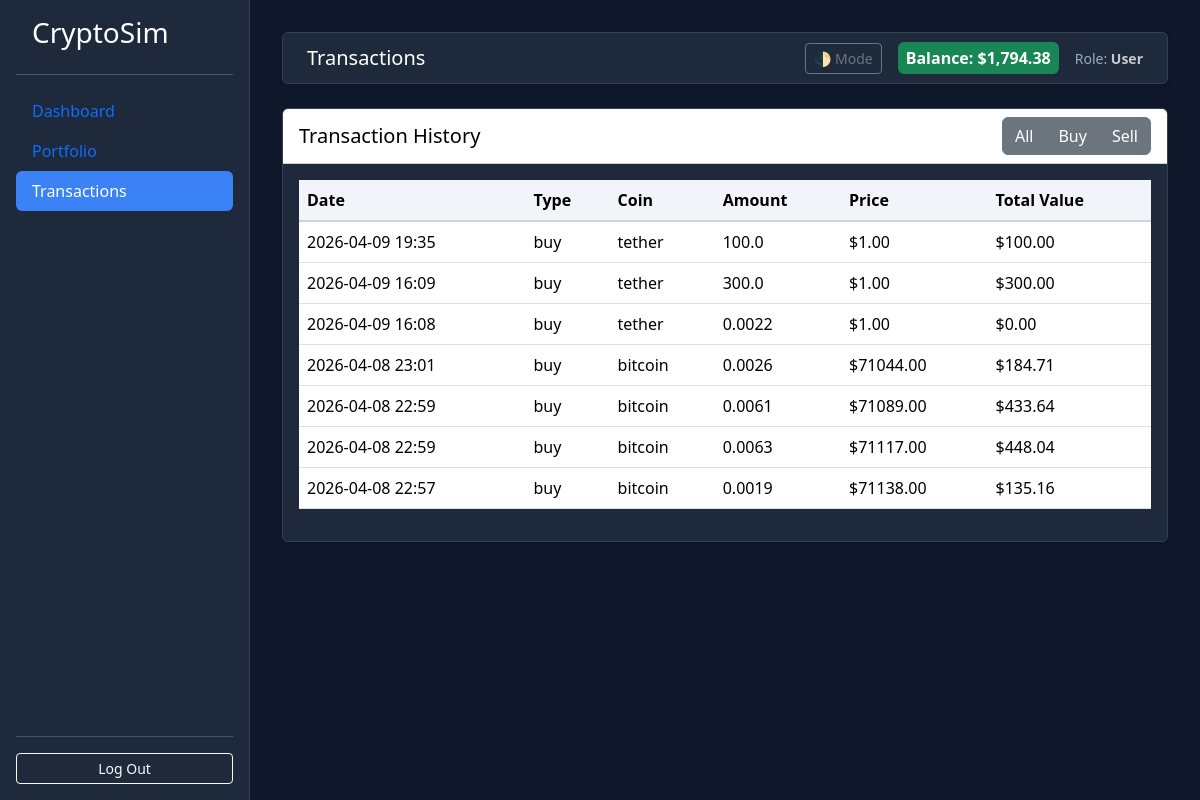
Page /transactions/user on the committed database.
### app.py (models this page shows)
class User(db.Model):
    __tablename__ = 'users'
    id = db.Column(db.Integer, primary_key=True)
    username = db.Column(db.String(80), unique=True, nullable=False)
    email = db.Column(db.String(150), unique=True, nullable=False)
    password = db.Column(db.String(255), nullable=False)
    role = db.Column(db.String, default='user', nullable=False)
    balance = db.Column(db.Float, default=1000)
    wallets = db.relationship('Wallet', backref='user', lazy=True)
    is_banned = db.Column(db.Boolean, default=False)

class Transaction(db.Model):
    __tablename__ = 'transactions'
    id = db.Column(db.Integer, primary_key=True)
    userId = db.Column(db.Integer, db.ForeignKey('users.id'), nullable=False)
    coinName = db.Column(db.String(100), nullable=False)
    type = db.Column(db.String(10), nullable=False) # buy or sell
    amount = db.Column(db.Float, nullable=False)
    price = db.Column(db.Float, nullable=False)
    total = db.Column(db.Float, nullable=False)
    timestamp = db.Column(db.DateTime, default=db.func.current_timestamp())

### app.py (the view)
@app.route("/transactions/<username>")
def transactions(username):
    user = User.query.filter_by(username=username).first()
    if not user:
        flash("User not found", "danger")
        return redirect(url_for("index"))
    if user.is_banned:
        flash("You are banned", "danger")
        return redirect(url_for("index"))
    filter_type = request.args.get("type") # buy, sell or all
    query = Transaction.query.filter_by(userId=user.id)
    if filter_type == "buy":
        query = query.filter_by(type="buy")
    elif filter_type == "sell":
        query = query.filter_by(type="sell")
    transactions = query.order_by(Transaction.timestamp.desc()).all()
    return render_template(
        "transactions.html",
        username=user.username,
        balance=user.balance,
        role=user.role,
        transactions=transactions,
        current_filter=filter_type,
        page_title="Transactions"
        )

### templates/transactions.html
{% extends "layout.html" %}
{% block content %}
<div class="card shadow-sm">
    <div class="card-header bg-white d-flex justify-content-between align-items-center">
        <h5 class="mb-0 text-always-black">Transaction History</h5>
        <div class="btn-group">
            <a href=""{{ url_for('transactions', username=username) }}" class="btn btn-secondary">All</a>
            <a href=""{{ url_for('transactions', username=username, type='buy') }}" class="btn btn-secondary">Buy</a>
            <a href=""{{ url_for('transactions', username=username, type='sell') }}" class="btn btn-secondary">Sell</a>
        </div>
    </div>
    <div class="card-body">
        {% if transactions %}
        <table class="table">
            <thead>
                <tr>
                    <th>Date</th>
                    <th>Type</th>
                    <th>Coin</th>
                    <th>Amount</th>
                    <th>Price</th>
                    <th>Total Value</th>
                </tr>
            </thead>
            <tbody>
                {% for tx in transactions %}
                <tr>
                    <td>{{ tx.timestamp.strftime("%Y-%m-%d %H:%M") }}</td>
                    <td>{{ tx.type }}</td>
                    <td>{{ tx.coinName }}</td>
                    <td>{{ tx.amount }}</td>
                    <td>${{ "%.2f"|format(tx.price) }}</td>
                    <td>${{ "%.2f"|format(tx.amount * tx.price) }}</td>
                </tr>
                {% endfor %}
            </tbody>
        </table>
        {% else %}
            <p>No transactions found.</p>
        {% endif %}
    </div>
{% endblock %}

### templates/layout.html (shortened to what this page needs)
<!DOCTYPE html>
<html lang="en">
<head>
    <link href="https://cdn.jsdelivr.net/npm/bootstrap@5.3.0/dist/css/bootstrap.min.css" rel="stylesheet">
    <link rel="stylesheet" href="{{ url_for('static', filename='style.css') }}">
</head>
<body>
    {% if username %}
    <div class="sidebar d-flex flex-column p-3">
        <h3 class="px-3">CryptoSim</h3>
        <hr>
        <ul class="nav nav-pills flex-column mb-auto">
            {% if role == 'admin' %}
                <li><a href="{{ url_for('admin_dashboard', username=username) }}" class="nav-link {% if title == 'Admin Dashboard' %}active{% endif %}">Admin Home</a></li>
                <li><a href="{{ url_for('manage_users', username=username) }}" class="nav-link {% if title == 'Manage Users' %}active{% endif %}">User Management</a></li>
                <li><a href="{{ url_for('manage_coins', username=username) }}" class="nav-link {% if title == 'Manage Coins' %}active{% endif %}">Coin Management</a></li>
                <li><a href="{{ url_for('logs', username=username) }}" class="nav-link {% if title == 'System Logs' %}active{% endif %}">System Logs</a></li>
            {% else %}
                <li><a href="{{ url_for('dashboard', username=username) }}" class="nav-link {% if page_title == 'Dashboard' %}active{% endif %}">Dashboard</a></li>
                <li><a href="{{ url_for('portfolio', username=username) }}" class="nav-link {% if page_category == 'portfolio' %}active{% endif %}">Portfolio</a></li>
                <li><a href="{{ url_for('transactions', username=username) }}" class="nav-link {% if page_title == 'Transactions' %}active{% endif %}">Transactions</a></li>
            {% endif %}
        </ul>
        <hr>
        <a href="{{ url_for('index') }}" class="btn btn-outline-light btn-sm">Log Out</a>
    </div>
    {% endif %}
    <div class="main-content {% if not username %}no-sidebar{% endif %}">
        {% if username %}
        <nav class="navbar navbar-expand-lg navbar-dark mb-4 shadow-sm px-4 rounded" style="background-color: var(--sidebar-bg); border: 1px solid var(--border-color);">
            <span class="navbar-brand mb-0 h1">{{ page_title or title }}</span>
            <div class="ms-auto d-flex align-items-center">
                <button id="theme-toggle" class="btn btn-sm btn-outline-secondary me-3">🌓 Mode</button>
                <span class="badge bg-success me-3 p-2 fs-6">
                    Balance: ${{ "{:,.2f}".format(balance | float) if balance else "0.00" }}
                </span>
                <span class="small opacity-75">Role: <strong class="text-capitalize">{{ role }}</strong></span>
            </div>
        </nav>
        {% endif %}
        {% block content %}{% endblock %}
    </div>
</body>
</html>

### static/style.css (style rules this page uses)
:root { --bg-color: #0f172a; --sidebar-bg: #1e293b; --card-bg: #1e293b; --text-main: #cbd5e1; --text-heading: #ffffff; --border-color: #334155; --input-bg: #0f172a; }
body { background-color: var(--bg-color) !important; color: var(--text-main) !important; transition: all 0.3s ease; }
p, span, li, label, .form-label, .text-muted { color: var(--text-main) !important; }
h1, h2, h3, h4, h5, h6, .navbar-brand, .card-title, strong, b { color: var(--text-heading) !important; }
.sidebar { height: 100vh; background-color: var(--sidebar-bg) !important; border-right: 1px solid var(--border-color); position: fixed; width: 250px; z-index: 1000; }
.main-content { margin-left: 250px; padding: 2rem; width: calc(100% - 250px); }
.card { background-color: var(--card-bg) !important; border: 1px solid var(--border-color) !important; }
.nav-link.active { background-color: #3b82f6 !important; color: #ffffff !important; }
.btn-primary, .badge.bg-success, .badge.bg-danger { color: #ffffff !important; }
.table, .table td, .table th, .table tr, .table span, .table strong { color: #000000 !important; background-color: #ffffff !important; }
.table thead th { background-color: #f1f5f9 !important; color: #000000 !important; border-bottom: 2px solid #cbd5e1 !important; }
.text-always-black { color: #000000 !important; }

### rows in the picture
User: balance "1,794.38", role "User"
Transaction: timestamp "2026-04-09 19:35", type "buy", coinName "tether", amount "100.0", price "1.00", tx.amount*tx.price "100.00"
Transaction: timestamp "2026-04-09 16:09", type "buy", coinName "tether", amount "300.0", price "1.00", tx.amount*tx.price "300.00"
Transaction: timestamp "2026-04-09 16:08", type "buy", coinName "tether", amount "0.0022", price "1.00", tx.amount*tx.price "0.00"
Transaction: timestamp "2026-04-08 23:01", type "buy", coinName "bitcoin", amount "0.0026", price "71044.00", tx.amount*tx.price "184.71"
Transaction: timestamp "2026-04-08 22:59", type "buy", coinName "bitcoin", amount "0.0061", price "71089.00", tx.amount*tx.price "433.64"
Transaction: timestamp "2026-04-08 22:59", type "buy", coinName "bitcoin", amount "0.0063", price "71117.00", tx.amount*tx.price "448.04"
Transaction: timestamp "2026-04-08 22:57", type "buy", coinName "bitcoin", amount "0.0019", price "71138.00", tx.amount*tx.price "135.16"

### other values in the picture
{{ page_title or title }} "Transactions"
